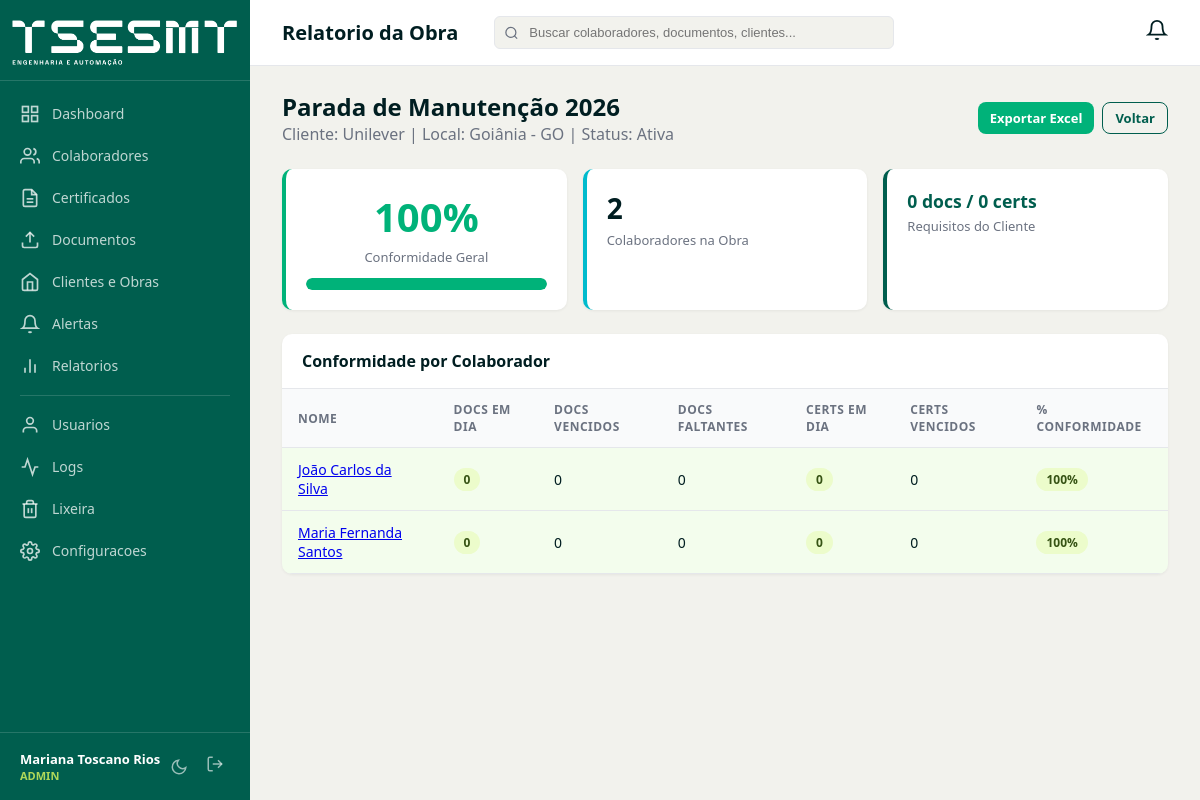
The page /relatorios/obra/1 (signed in) on the database its author committed.
### tables this page shows
CREATE TABLE IF NOT EXISTS obras (
    id INT AUTO_INCREMENT PRIMARY KEY,
    cliente_id INT NOT NULL,
    nome VARCHAR(200) NOT NULL,
    local_obra VARCHAR(200) NULL,
    data_inicio DATE NULL,
    data_fim DATE NULL,
    status ENUM('ativa','concluida','suspensa') NOT NULL DEFAULT 'ativa',
    criado_em DATETIME NOT NULL DEFAULT CURRENT_TIMESTAMP,
    atualizado_em DATETIME NOT NULL DEFAULT CURRENT_TIMESTAMP ON UPDATE CURRENT_TIMESTAMP,
    FOREIGN KEY (cliente_id) REFERENCES clientes(id) ON DELETE RESTRICT,
    INDEX idx_cliente (cliente_id),
    INDEX idx_status (status)
);

CREATE TABLE IF NOT EXISTS clientes (
    id INT AUTO_INCREMENT PRIMARY KEY,
    razao_social VARCHAR(200) NOT NULL,
    nome_fantasia VARCHAR(200) NULL,
    cnpj VARCHAR(18) NULL,
    contato_nome VARCHAR(150) NULL,
    contato_email VARCHAR(150) NULL,
    contato_telefone VARCHAR(20) NULL,
    ativo TINYINT(1) NOT NULL DEFAULT 1,
    criado_em DATETIME NOT NULL DEFAULT CURRENT_TIMESTAMP,
    atualizado_em DATETIME NOT NULL DEFAULT CURRENT_TIMESTAMP ON UPDATE CURRENT_TIMESTAMP,
    INDEX idx_cnpj (cnpj),
    INDEX idx_ativo (ativo)
);

### app/Views/relatorios/obra.php (the view)
<?php
$clienteNome = htmlspecialchars($obra['nome_fantasia'] ?? $obra['razao_social']);
$obraNome = htmlspecialchars($obra['nome']);
$obraLocal = htmlspecialchars($obra['local_obra'] ?? '-');
$obraStatus = ucfirst($obra['status'] ?? '-');
$corConf = $conformidadeGeral >= 80 ? '#00b279' : ($conformidadeGeral >= 50 ? '#f39c12' : '#e74c3c');
?>
<div style="margin-bottom:24px; display:flex; justify-content:space-between; align-items:center;">
    <div>
        <h2><?= $obraNome ?></h2>
        <span style="color:var(--c-gray);">Cliente: <?= $clienteNome ?> | Local: <?= $obraLocal ?> | Status: <?= $obraStatus ?></span>
    </div>
    <div style="display:flex;gap:8px;">
        <a href="/relatorios/obra/<?= $obra['id'] ?>?format=excel" class="btn btn-primary btn-sm">Exportar Excel</a>
        <a href="/relatorios" class="btn btn-outline btn-sm">Voltar</a>
    </div>
</div>
<div class="cards-row" style="margin-bottom:24px;">
    <a href="#conformidade-table" class="card-stat stat-card-clickable" style="flex:0 0 280px; text-align:center; border-left:4px solid <?= $corConf ?>; background:#fff; text-decoration:none; color:inherit;">
        <div class="card-stat-value" style="font-size:2.5rem; color:<?= $corConf ?>;"><?= $conformidadeGeral ?>%</div>
        <div class="card-stat-label">Conformidade Geral</div>
        <div style="margin-top:12px; background:#e5e7eb; border-radius:6px; height:12px; overflow:hidden;">
            <div style="background:<?= $corConf ?>; height:100%; width:<?= min($conformidadeGeral, 100) ?>%; border-radius:6px; transition:width 0.5s;"></div>
        </div>
    </a>
    <a href="/colaboradores?obra_id=<?= $obra['id'] ?>" class="card-stat info stat-card-clickable" style="flex:0 0 180px; text-decoration:none; color:inherit;">
        <div class="card-stat-value"><?= count($colaboradores) ?></div>
        <div class="card-stat-label">Colaboradores na Obra</div>
    </a>
    <a href="/clientes/<?= $obra['cliente_id'] ?? '' ?>" class="card-stat stat-card-clickable" style="flex:0 0 180px; border-left:4px solid var(--c-primary); background:#fff; text-decoration:none; color:inherit;">
        <div class="card-stat-value" style="font-size:1.1rem; color:var(--c-primary);"><?= $totalReqDocs ?> docs / <?= $totalReqCerts ?> certs</div>
        <div class="card-stat-label">Requisitos do Cliente</div>
    </a>
</div>
<div id="conformidade-table" class="table-container">
    <div class="table-header">
        <span class="table-title">Conformidade por Colaborador</span>
    </div>
    <table>
        <thead>
            <tr>
                <th>Nome</th>
                <th>Docs Em Dia</th>
                <th>Docs Vencidos</th>
                <th>Docs Faltantes</th>
                <th>Certs Em Dia</th>
                <th>Certs Vencidos</th>
                <th>% Conformidade</th>
            </tr>
        </thead>
        <tbody>
            <?php if (empty($colaboradores)): ?>
            <tr><td colspan="7" style="text-align:center;color:#6b7280;">Nenhum colaborador alocado nesta obra</td></tr>
            <?php else: ?>
            <?php foreach ($colaboradores as $c):
                $pct = $c['conformidade'];
                if ($pct >= 80) {
                    $rowColor = 'background:rgba(174, 240, 133, 0.15);';
                    $badgeClass = 'badge-vigente';
                } elseif ($pct >= 50) {
                    $rowColor = 'background:rgba(243, 156, 18, 0.1);';
                    $badgeClass = 'badge-proximo';
                } else {
                    $rowColor = 'background:rgba(231, 76, 60, 0.1);';
                    $badgeClass = 'badge-vencido';
                }
            ?>
            <tr style="<?= $rowColor ?>">
                <td><a href="/colaboradores/<?= $c['id'] ?>"><?= htmlspecialchars($c['nome_completo']) ?></a></td>
                <td><span class="badge badge-vigente"><?= $c['docs_em_dia'] ?></span></td>
                <td><?php if ($c['docs_vencidos'] > 0): ?><span class="badge badge-vencido"><?= $c['docs_vencidos'] ?></span><?php else: ?>0<?php endif; ?></td>
                <td><?php if ($c['docs_faltantes'] > 0): ?><span class="badge badge-proximo"><?= $c['docs_faltantes'] ?></span><?php else: ?>0<?php endif; ?></td>
                <td><span class="badge badge-vigente"><?= $c['certs_em_dia'] ?></span></td>
                <td><?php if ($c['certs_vencidos'] > 0): ?><span class="badge badge-vencido"><?= $c['certs_vencidos'] ?></span><?php else: ?>0<?php endif; ?></td>
                <td><span class="badge <?= $badgeClass ?>"><?= $pct ?>%</span></td>
            </tr>
            <?php endforeach; ?>
            <?php endif; ?>
        </tbody>
    </table>
</div>

### app/Core/Router.php (shortened to what the rows shown need)
<?php
class Router
{
    private array $routes = [];
    private function addRoute(string $method, string $path, array $handler, array $middleware): void
    {
        $pattern = preg_replace('/\{(\w+)\}/', '(?P<$1>[^/]+)', $path);
        $pattern = '#^' . $pattern . '$#';
        $this->routes[] = [
            'method'     => $method,
            'pattern'    => $pattern,
            'handler'    => $handler,
            'middleware'  => $middleware,
        ];
    }
    public function dispatch(): void
    {
        $method = $_SERVER['REQUEST_METHOD'];
        $uri = parse_url($_SERVER['REQUEST_URI'], PHP_URL_PATH);
        $uri = rtrim($uri, '/') ?: '/';
        foreach ($this->routes as $route) {
            if ($route['method'] !== $method) {
                continue;
            }
            if (preg_match($route['pattern'], $uri, $matches)) {
                $params = array_filter($matches, 'is_string', ARRAY_FILTER_USE_KEY);
                [$controllerName, $action] = $route['handler'];
                $controller = new $controllerClass();
                call_user_func_array([$controller, $action], array_values($params));
                return;
            }
        }
    }
}

### rows shown on the page
obras: nome "Parada de Manutenção 2026", cliente.nome_fantasia "Unilever", local_obra "Goiânia - GO", status "Ativa"

### other values the page prints
$conformidadeGeral "100"
count($colaboradores) "2"
$c['nome_completo'] "João Carlos da Silva"
$c['docs_em_dia'] "0"
$c['certs_em_dia'] "0"
$pct "100"
$c['nome_completo'] "Maria Fernanda Santos"
